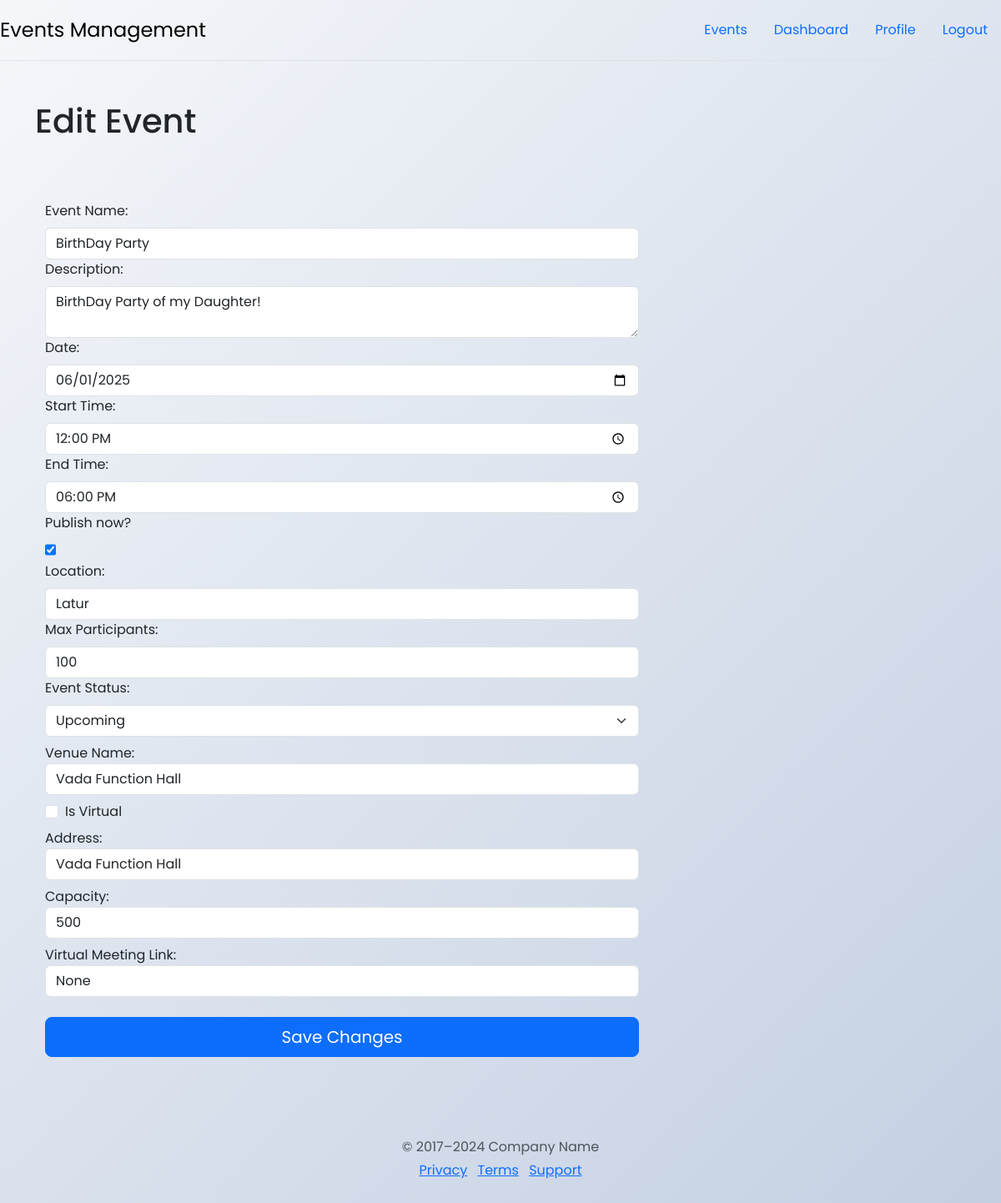
Screenshot of /edit-event/1/ (signed in) with the database file from the repository.
### events/models.py (models this page shows, shortened)
class Event(models.Model):
    EVENT_STATUS_CHOICES = [
        ('upcoming', 'upcoming'),
        ('ongoing', 'ongoing'),
        ('completed', 'completed')
    ]
    name = models.CharField(max_length=100)
    description = models.TextField()
    date = models.DateField()
    start_time = models.TimeField()
    end_time = models.TimeField()
    is_public = models.BooleanField(default=False)
    location = models.CharField(max_length=100, blank=True, null=True)
    max_participants = models.PositiveIntegerField()
    organizer = models.ForeignKey(
        User, on_delete=models.CASCADE, related_name='organized_events')
    venue = models.ForeignKey(
        Venue, on_delete=models.CASCADE, related_name='events')
    pub_date = models.TimeField(default=now)
    status = models.CharField(
        max_length=10, choices=EVENT_STATUS_CHOICES, default="upcoming")

class Venue(models.Model):
    name = models.CharField(max_length=100)
    is_virtual = models.BooleanField(default=False)
    address = models.CharField(max_length=200, blank=True, null=True)
    capacity = models.IntegerField(blank=True, null=True)
    virtual_meeting_link = models.URLField(blank=True, null=True)

### events/views.py (the view, shortened to what this page needs)
# urls.py: path("edit-event/<int:pk>/", views.EditEvent, name="edit_event"),
@login_required(login_url="/login")
def EditEvent(request, pk):
    event = get_object_or_404(Event, pk=pk)
    venue = get_object_or_404(Venue, pk=event.venue.pk)
    return render(request, "events/edit_event.html", {"event": event})

### events/templates/events/edit_event.html (shortened to what this page needs)
{% extends "events/base.html" %}
{% block content %}
<h1>Edit Event</h1>
<div class="container">
  <main>
    <div class="row g-5 mt-4">
      <div class="col-md-7 col-lg-8">
        <form
          class="needs-validation"
          method="post"
          action="{% url 'edit_event' event.pk %}"
        >
          <div>
            <label class="form-label" for="name">Event Name:</label>
            <input
              class="form-control"
              type="text"
              id="name"
              name="name"
              value="{{event.name}}"
              required
              maxlength="100"
            />
          </div>
          <div>
            <label class="form-label" for="description">Description:</label>
            <textarea
              class="form-control"
              id="description"
              type="text"
              name="description"
              required
            >
{{event.description}}</textarea
            >
          </div>
          <div>
            <label class="form-label" for="date">Date:</label>
            <input
              class="form-control"
              type="date"
              id="date"
              name="date"
              value="{{ event.date|date:'Y-m-d' }}"
              required
            />
          </div>
          <div>
            <label class="form-label" for="start_time">Start Time:</label>
            <input
              class="form-control"
              type="time"
              id="start_time"
              name="start_time"
              value="{{ event.start_time|time:'H:i' }}"
              required
            />
          </div>
          <div>
            <label class="form-label" for="end_time">End Time:</label>
            <input
              class="form-control"
              type="time"
              id="end_time"
              value="{{ event.end_time|time:'H:i' }}"
              name="end_time"
              required
            />
          </div>
          <div>
            <label class="form-label" for="is_public">Publish now?</label>
            <input
              class="form-check"
              type="checkbox"
              id="is_public"
              name="is_public"
              {% if event.is_public %}checked{%endif%}
            />
          </div>
          <div>
            <label class="form-label" for="location">Location:</label>
            <input
              class="form-control"
              type="text"
              id="location"
              name="location"
              value="{{event.location}}"
              maxlength="100"
            />
          </div>
          <div>
            <label class="form-label" for="max_participants"
              >Max Participants:</label
            >
            <input
              class="form-control"
              type="number"
              id="max_participants"
              name="max_participants"
              value="{{event.max_participants}}"
              required
              min="1"
            />
          </div>
        <div>
            <label class="form-label" for="status">Event Status:</label>
            <select
                class="form-select"
                id="status"
                name="status"
            >
                <option value="upcoming" {% if event.status == "upcoming" %}selected{% endif %}>Upcoming</option>
            </select>
        </div>
          <div class="form-group mt-2">
            <label for="venue_name">Venue Name:</label>
            <input
              type="text"
              value="{{event.venue.name}}"
              class="form-control"
              id="venue_name"
              name="venue_name"
              placeholder="Enter venue name"
              required
            />
          </div>
          <div class="form-group mt-2 form-check">
            <input
              type="checkbox"
              class="form-check-input"
              id="is_virtual"
              name="is_virtual"
            />
            <label class="form-check-label" for="is_virtual">Is Virtual</label>
          </div>
          <div class="form-group mt-2">
            <label for="address">Address:</label>
            <input
              type="text"
              value="{{event.venue.name}}"
              class="form-control"
              id="address"
              name="address"
              placeholder="Enter address"
            />
          </div>
          <div class="form-group mt-2">
            <label for="capacity">Capacity:</label>
            <input
              type="number"
              value="{{event.venue.capacity}}"
              class="form-control"
              id="capacity"
              name="capacity"
              placeholder="Enter capacity"
            />
          </div>
          <div class="form-group mt-2">
            <label for="virtual_meeting_link">Virtual Meeting Link:</label>
            <input
              type="url"
              class="form-control"
              id="virtual_meeting_link"
              name="virtual_meeting_link"
              value="{{event.venue.virtual_meeting_link}}"
              placeholder="Enter virtual meeting link"
            />
          </div>
          <button class="mt-4 w-100 btn btn-primary btn-lg" type="submit">
            Save Changes
          </button>
        </form>
      </div>
    </div>
  </main>
  <footer class="my-5 pt-5 text-body-secondary text-center text-small">
    <p class="mb-1">© 2017–2024 Company Name</p>
    <ul class="list-inline">
      <li class="list-inline-item"><a href="#">Privacy</a></li>
      <li class="list-inline-item"><a href="#">Terms</a></li>
      <li class="list-inline-item"><a href="#">Support</a></li>
    </ul>
  </footer>
</div>
{% endblock %}

### events/templates/events/base.html (style rules this page uses)
body { font-family: 'Poppins', sans-serif; background: linear-gradient(135deg, #f5f7fa, #c3cfe2); min-height: 100vh; }

### rows the page displays
Event: name "BirthDay Party", description "BirthDay Party of my Daughter!", date "06/01/2025", start_time "12:00", end_time "18:00", is_public "☑", location "Latur", max_participants "100", status "Upcoming", venue_name "Vada Function Hall", address "Vada Function Hall", capacity "500", virtual_meeting_link "None"
